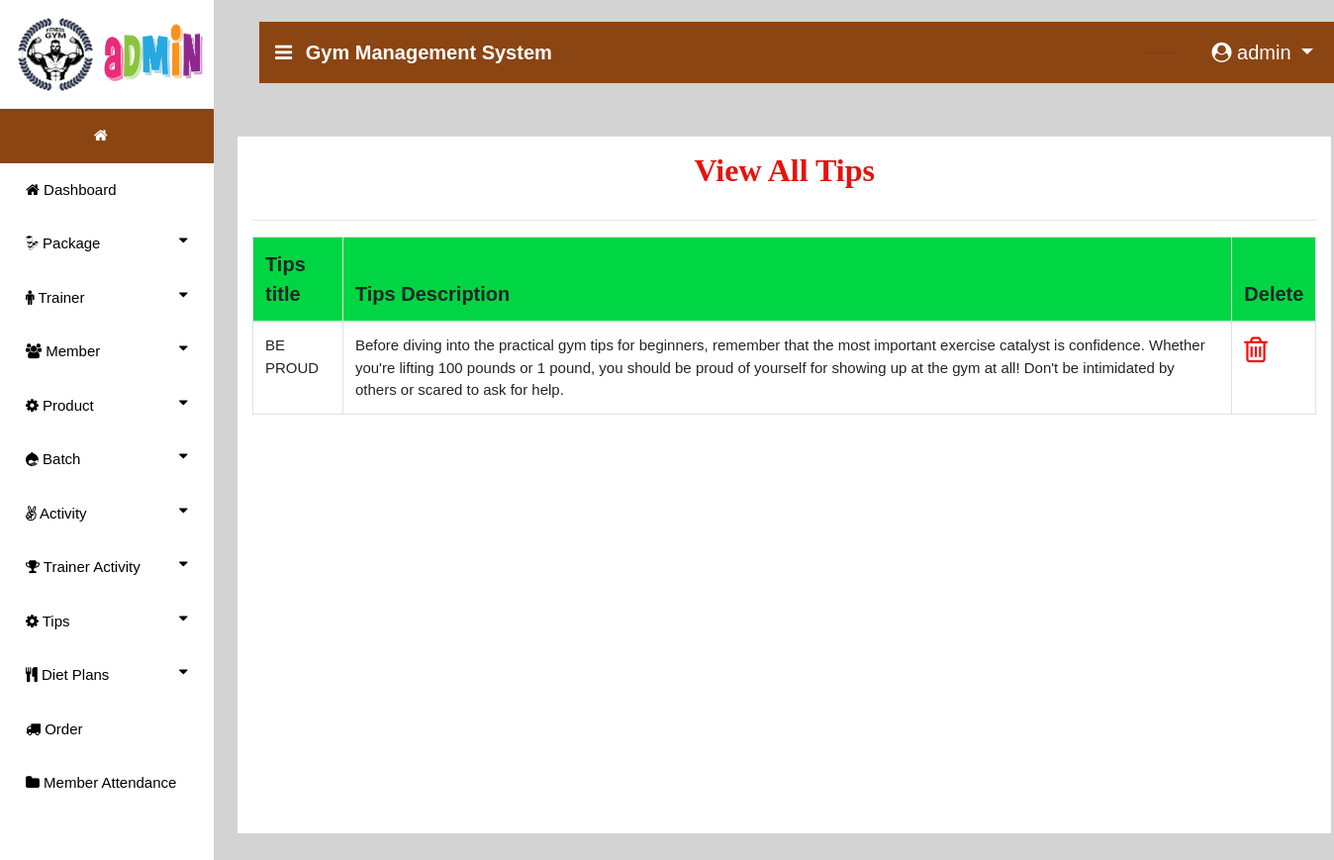
Page /view_tips (signed in) on the committed database.
### gym/models.py (models this page shows, shortened)
class Tips(models.Model):
    title = models.CharField(max_length=100,null=True)
    desc = models.CharField(max_length=100,null=True)

### gym/views.py (the view)
# urls.py: path('view_tips', View_Tips,name="view_tips"),
def View_Tips(request):
    package = Tips.objects.all()
    d = {'package':package}
    return render(request,'view_tips.html',d)

### gym/templates/view_tips.html (shortened to what this page needs)
{% extends 'navigation3.html' %}
{% block body1 %}
<div style="background-color:lightgrey;width:100%;height:800px;position:absolute">
<div class="container" style="margin-top:%;background:white;width:100%;height:88%">
<center><h2 style = "margin-top:2%;padding:15px;font-family : 'Monotype Corsiva' ; color : #E6120E ; font-weight : bold;margin-top:5%">View All Tips</h2></center><hr>
<table class="table table-bordered" id="myTable">
  <thead>
  <tr>
    <th>Tips title</th>
    <th>Tips Description</th>
    <th>Delete</th>
  </tr>
  </thead>
   <tbody>
{% for i in package %}
  <tr>
    <td>{{i.title}}</td>
    <td>{{i.desc}}</td>
    <td><a href="{% url 'delete_tips' i.id %}"><i style="font-size:30px;color:red" class="fa fa-trash-o" onclick="return confirm('Are you sure?')"></i></a> </td>
  </tr>
   {% endfor %}
    </tbody>
</table>
 </div></div>
{% endblock %}

### gym/templates/navigation3.html (shortened to what this page needs)
{% extends 'navigation2.html' %}
{% block body %}
<nav class="navbar navbar-expand-lg navbar-light" style="margin-left:2%;margin-top:2%;width:99%;background-color:SaddleBrown">
  <a class="navbar-brand" href="#" style="color:white;font-weight:bold"><i class="fa fa-bars" style="margin-right:8px"></i> Gym Management System</a>
  {% if request.user.is_staff %}
     <div class="collapse navbar-collapse nav justify-content-end" id="navbarNavDropdown">
      <li class="nav-item dropdown" style="margin-right:3%;color:white;margin-left:600px">
        <a class="nav-link dropdown" style="margin-left:5%;color:white" href="#" id="navbarDropdown" role="button" data-toggle="dropdown" aria-haspopup="true">
        </a>
        <hr>
      </li>
  </div>
     {% endif %}
  <div class="collapse navbar-collapse nav justify-content-end" id="navbarNavDropdown">
      <li class="nav-item dropdown" style="margin-right:3%;color:white">
        <a class="nav-link dropdown-toggle" style="color:white;margin-left:5%" href="#" id="navbarDropdown" role="button" data-toggle="dropdown" aria-haspopup="true" aria-expanded="false">
          <i class="fa fa-user-circle"></i> {{request.user.username}}
        </a>
      </li>
  </div>
 </nav>
{% block body1 %}
{% endblock %}
{% endblock %}

### gym/templates/navigation2.html (style rules this page uses)
thead { background:#00d644; }
body { font-family: "Lato", sans-serif; }
body { margin:0;font-family:Arial }
.dropdown { float:right; }

### gym/templates/view_tips.html (style rules this page uses)
td { font-size:15px; }

### rows in the picture
Tips: title "BE PROUD", desc "Before diving into the practical gym tips for beginners, remember that the most important exercise catalyst is confidence. Whether you're lifting 100 pounds or 1 pound, you should be proud of yourself for showing up at the gym at all! Don't be intimidated by others or scared to ask for help."

### other values in the picture
{{ request.user.username }} "admin"
